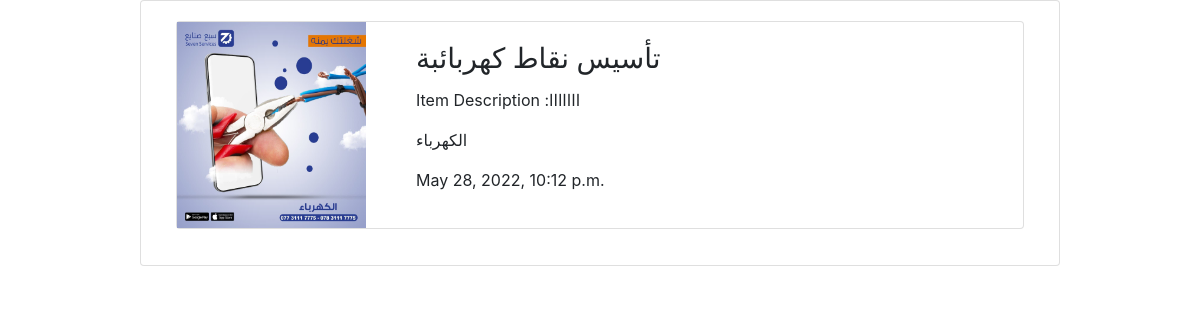
Screenshot of /serviceApp/ShowService/5 with the database file from the repository.
### serviceApp/models.py (models this page shows, shortened)
class Service (models.Model):
    serv_name = models.CharField(max_length=250)
    serv_details=models.TextField()
    serv_Img = models.ImageField(upload_to='Service_images/', blank=True)
    date = models.DateTimeField(auto_now=True,null=True)
    serv_cat=models.ForeignKey(Category,on_delete=models.CASCADE, related_name='y')
    class Meta:
        verbose_name = 'Service'
        verbose_name_plural = 'Services'

class Category (models.Model):
    cat_name= models.CharField(max_length=250)
    cat_image=models.ImageField(upload_to='Category_images/', blank=True)
    cat_details=models.TextField(null=True)
    def __str__(self):
        return f'{self.cat_name}'
    class Meta:
        verbose_name = 'Category'
        verbose_name_plural = 'Categories'

### serviceApp/views.py (the view)
# urls.py: path('ShowService/<id>', views.show_service, name='show-service')
def show_service(request,id):
    ser_obj=Service.objects.all().filter(id=id)
    return render(request, 'serviceApp/show_service.html', {'ser_obj': ser_obj})

### serviceApp/templates/serviceApp/show_service.html (shortened to what this page needs)
{% extends "serviceApp/layout.html" %}
{% block body %}
<div class="page-body">
    <div class="container-xl">
<div class="row row-cards" >
    <div class="col-1">
    </div>
    <div class="col-10">
     <div class="card">
 <div class="card-body" >
         <div class="table-responsive" >
                      <table class="table table-vcenter card-table text-center" >
        {%for item in ser_obj%}
<div class="col-12">
                <div class="card bg-form" >
                  <div class="row">
                    <div class="col-3">
                        <a href="#"> <img src="{{item.serv_Img.url}}" class="w-100 h-100 object-cover" alt="Card side image"></a>
                    </div>
                    <div  class="col ">
                      <div class="card-body">
                        <h3 class="card-title">{{item.serv_name}}</h3>
    <p>Item Description :{{item.serv_details}}</p>
     <p>{{item.serv_cat}}</p>
     <p>{{item.date}}</p>
                      </div>
                    </div>
                  </div>
                </div>
              </div>
{% endfor %}
</table>
                </div>
              </div>
</div>
    </div>
    <div class="col-1"></div>
</div>
</div>
</div>
{% endblock %}

### rows the page displays
Service: serv_Img (picture), serv_name "تأسيس نقاط كهربائبة", serv_details "ااااااا", serv_cat "الكهرباء", date "May 28, 2022, 10:12 p.m."
